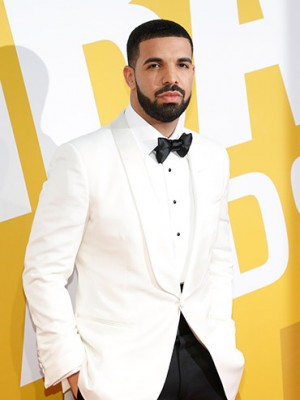
#> input picture A00/input/image1.jpg, 300 x 400 px
$ python program.py
#> lines starting #> are read from the running program, lines starting #| are printed output that depends on the picture; after the words box and inside, x2 and y2 are one past the last pixel; in counts of white or black regions, pixels touching at a corner belong together; long printed decimals are rounded
import numpy as math
import cv2

img1ori = cv2.imread("input/image1.jpg",cv2.IMREAD_COLOR)
#> img1ori is the input picture: shape (400, 300, 3); mean B, G, R 185.6, 215.6, 229
img2ori = cv2.imread("input/image2.jpg",cv2.IMREAD_COLOR)
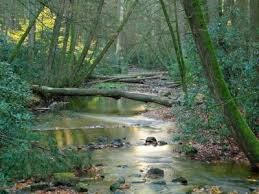
#> input picture A00/input/image2.jpg, 259 x 194 px
#> img2ori is the input picture: shape (194, 259, 3); mean B, G, R 81.8, 104.5, 86.1

#rgb, bgr

##################### SECTION 1 ##########################
##########   PART A
img1 = img1ori*1

red = img1[:,:,2]
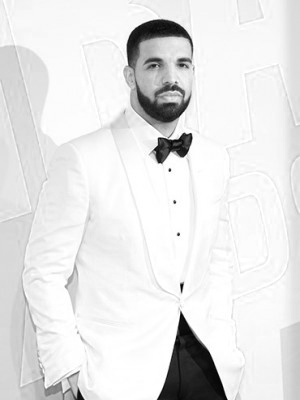
#> red: shape (400, 300); min 0, max 255, mean 229
green = img1[:,:,1]

img1[:,:,1] = red
img1[:,:,2] = green

cv2.imwrite("output/pic_1_a.png",img1)

##########    PART B
img2 = img2ori*1

img2[:,:,1] = 0
img2[:,:,2] = 0

cv2.imwrite("output/pic_1_b.png",img2)

##########    PART C
img1 = img1ori*1

green = img1[:,:,1]
green = 255-green
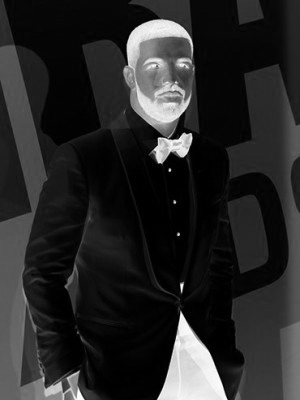
#> green: shape (400, 300); min 0, max 255, mean 39.4
img1[:,:,1] = green
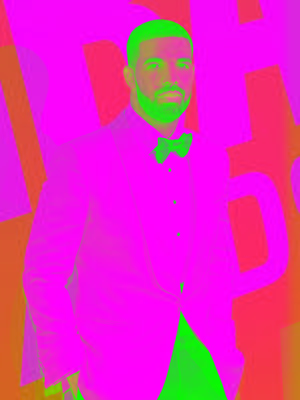
#> img1: shape (400, 300, 3); mean B, G, R 185.6, 39.4, 229

cv2.imwrite("output/pic_1_c.png",img1)

##########    PART D
img2 = img2ori*1

#img2+=100
#img2[img2>255] = 255

img2[img2>155] = 255
#> img2: shape (194, 259, 3); 8.87% of pixels changed, all inside (x1, y1, x2, y2) = (0, 0, 259, 194)
img2[img2<=155] +=100
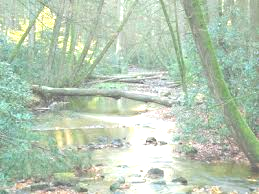
#> img2: shape (194, 259, 3); mean B, G, R 180.4, 202, 183.8


cv2.imwrite("output/pic_1_d.png",img2)


####################### SECTION 2 ######################
#########    PART A
img1 = img1ori*1

h,w = img1.shape[:2]
#> h = 400; w = 300
x = int(w/2-50)
#> x = 100
y = int(h/2-50)
#> y = 150

img1[y:y+100,x:x+100,1] = 255
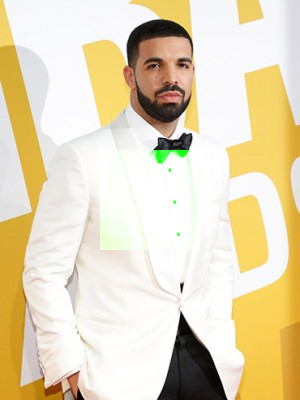
#> img1: shape (400, 300, 3); 6.14% of pixels changed, all inside (x1, y1, x2, y2) = (100, 150, 200, 250)

cv2.imwrite("output/pic_2_a.png",img1)

#########    PART B
img1 = img1ori*1
img2 = img2ori*1

h,w = img1.shape[:2]
x1 = int(w/2-50)
#> x1 = 100
y1 = int(h/2-50)
#> y1 = 150

h,w = img2.shape[:2]
#> h = 194; w = 259
x2 = int(w/2-50)
#> x2 = 79
y2 = int(h/2-50)
#> y2 = 47

img2[y2:y2+100,x2:x2+100] = img1[y1:y1+100,x1:x1+100]
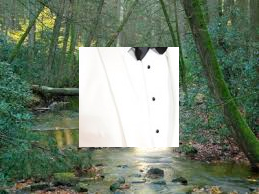
#> img2: shape (194, 259, 3); 19.9% of pixels changed, all inside (x1, y1, x2, y2) = (79, 47, 179, 147)

cv2.imwrite("output/pic_2_b.png",img2)


####################### SECTION 3 ######################
#numpy.std(array)
print("pixels: "+ str(math.size(img1ori)/3))
#| pixels: 120000.0
print("min intensity: "+ str(math.min(img1ori)))
#| min intensity: 0
print("max intensity: "+ str(math.max(img1ori)))
#| max intensity: 255
print("standard dev. of intensity: "+ str(math.std(img1ori)))
#| standard dev. of intensity: 66.151
print("mean intensity: "+ str(math.mean(img1ori)))
#| mean intensity: 210.062


####################### SECTION 4 ######################


#1520x800
redcolor = (52,34,178)
bluecolor = (110,59,60)
whitecolor = (255,255,255)

def fillCircle(img,x,y,r,color):
    r2=r*r
    h,w=img.shape[:2]
    for row in range(x-r,x+r):
        for col in range(y-r,y+r):
            d2=(col-x)**2+(row-y)**2
            if d2<r2:
                img[row,col]=color
    return img

def angleTo(x1,y1,x2,y2):
    angle = math.arctan2(y1-y2,x2-x1)
    if(angle<0):
        angle+=2*math.pi
    return angle
def findIntersect(m1,b1,m2,b2):
    x=(b2-b1)/(m1-m2)
    y=m1*x+b1
    return (x,y)

def drawNormalStar(img, xc,yc,r,color=(0,0,0)):
    pointAngle = math.radians(36)

    for x in range(xc-r,xc+r):
        for y in range(yc-r,yc+r):

            if((x-xc)**2+(y-yc)**2<= r**2):
                for i in range (0,5):
                    pointx = xc+r*math.cos(i*2*math.pi/5-math.pi/2)
                    pointy = yc+r*math.sin(i*2*math.pi/5-math.pi/2)

                    pointCenterAngle = angleTo(pointx,pointy,xc,yc)
                    pointCenterAngleLeft = pointCenterAngle - pointAngle/2
                    pointCenterAngleRight = pointCenterAngle + pointAngle/2

                    angleFromPoint = angleTo(pointx,pointy,x,y)

                    distFromPoint = math.sqrt((x-pointx)**2+(y-pointy)**2)
                    if(angleFromPoint>pointCenterAngleLeft and angleFromPoint<pointCenterAngleRight):
                        if(distFromPoint < 1.1*r):
                            img[y][x] = color

    return img

def getWidth(img):
    return img.shape[1]

def getHeight(img):
    return img.shape[0]


flagwidth = int(1235)
flagheight = int(flagwidth*10/19)
img = math.zeros((flagheight,flagwidth,3),dtype=math.uint8)
h,w=img.shape[:2]
img[:h] = redcolor

redstripe = 1
for i in range (0,13):

    if(redstripe==0):
        y1 = int(i/13.0 * h)
        y2 = int((i+1)/13.0*h)

        img[y1:y2] = whitecolor

    if(redstripe == 1):
        redstripe = 0
    else:
        redstripe = 1

blueheight = int(7/13*flagheight)
bluewidth = int(.76*flagheight)
img[0:blueheight,0:bluewidth] = bluecolor

#fillCircle(img,240,240,100, (255,255,255))

starradius = int(.0308 * flagheight)

dimensione = int(.054 * flagheight)
dimensionf = int(.054 * flagheight)
dimensiong = int(.063 * flagheight)
dimensionh = int(.063 * flagheight)
dimensiong = int(.064 * flagheight)
dimensionh = int(.064 * flagheight)

for i in range(0,11):
    for j in range(0,9):
        if(i%2==j%2):
#> (the run stopped early here; a loop or call above may not have finished)
